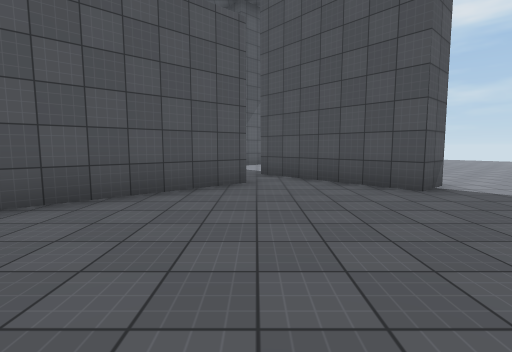
View 1 (above)

17 first-person views from a walk through a Unity game level. The camera is 1.4 m above the floor, tilts 6° down and sees 85° across. The floor is counted in squares, 2 m on a side. Each view is taken from the middle of a square. On the plan, view 1 faces up. The plan holds only what a view shows up to about 9 squares ahead; the rest is blank. The place goes on beyond the plan. Surface patterns are stand-ins for the level's own textures.

View 2
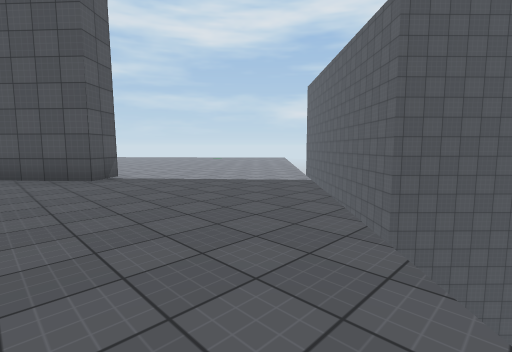

View 3
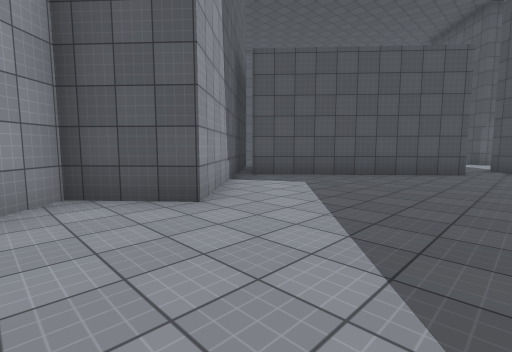

View 4
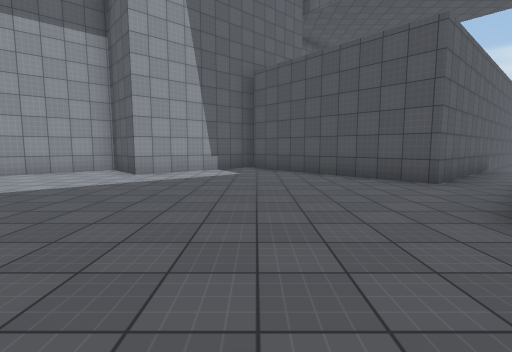

View 5
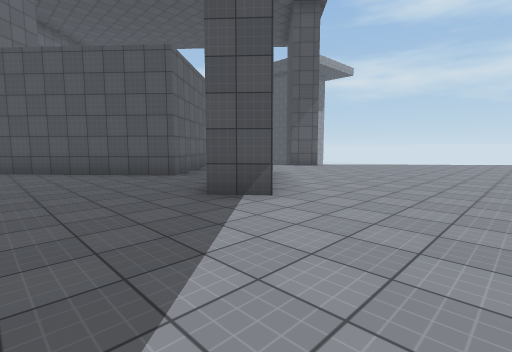

View 6
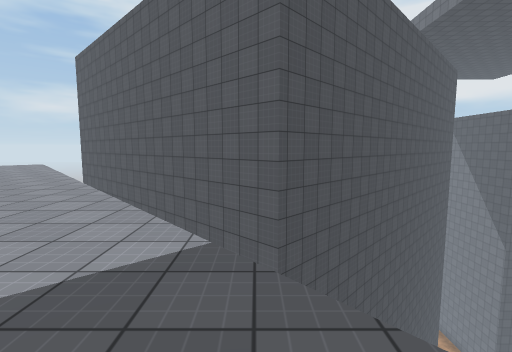

View 7
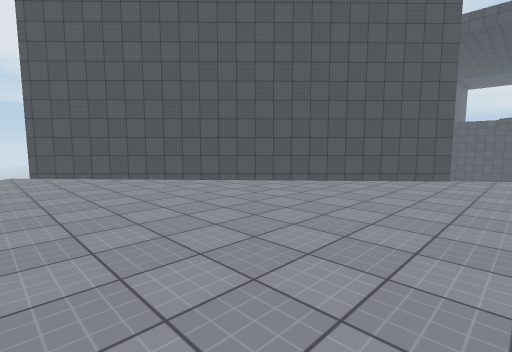

View 8
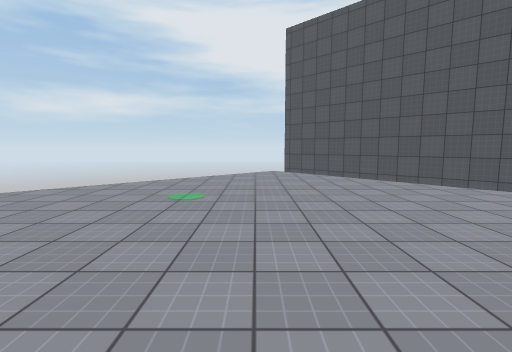

View 9
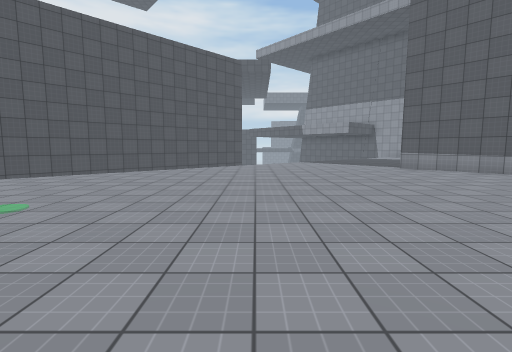

View 10
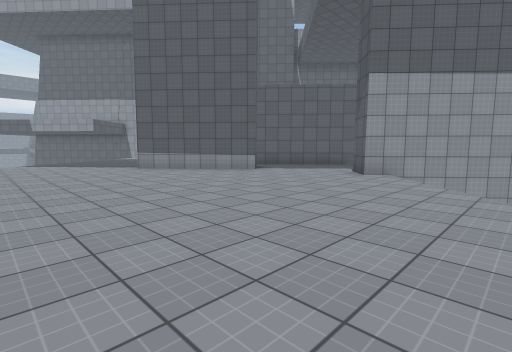

View 11
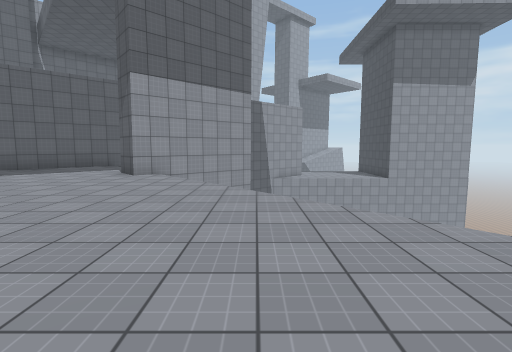

View 12
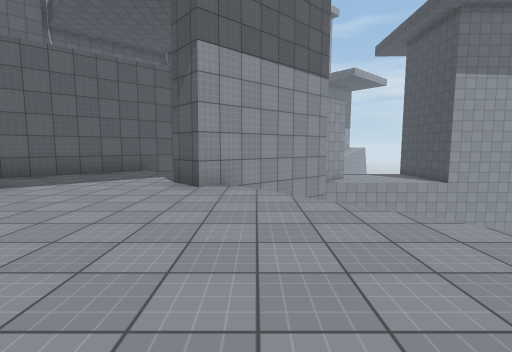

View 13
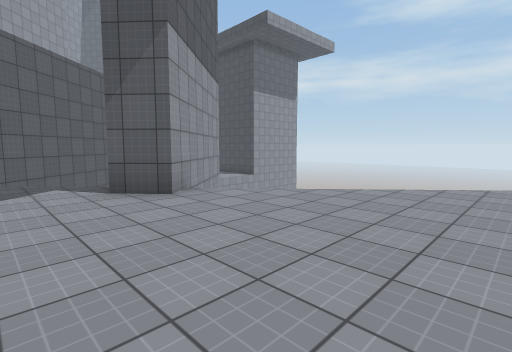

View 14
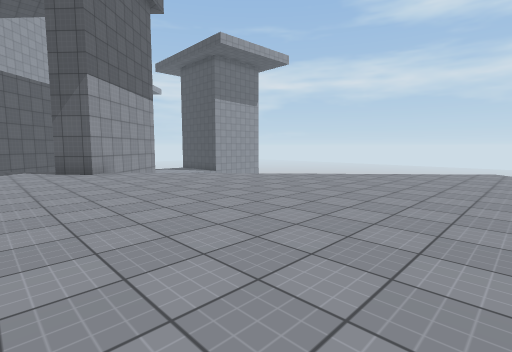

View 15
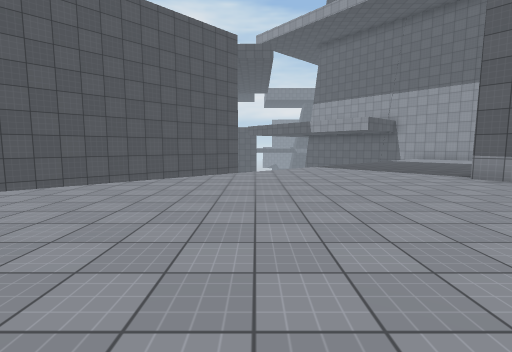

View 16
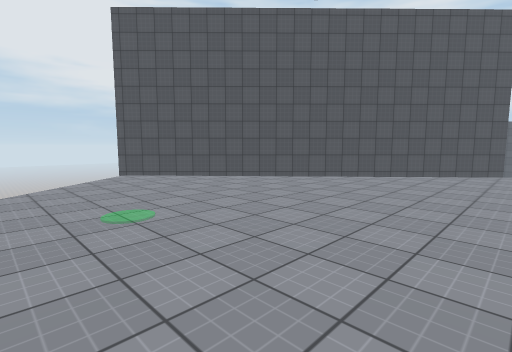

View 17
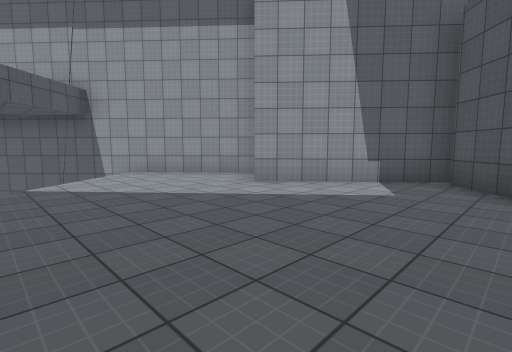

### Floor plan
Key: @ floor where view 1 was taken; # wall or solid block; . floor; v drop or lower ground.
Columns run from 6 left of view 1 to 17 right of it. Each row starts with its distance up from view 1.
 18              vv
 17             v..
 16           v....
 15          v.....
 14     v   v......  v
 13     #v v..........v
 12 #   ##v............v
 11 ##   ##.............v
 10  #v v................v
  9  ###.................vvv
  8    #................vv#
  7    ##..#...........vv##
  6     ##.##.........vv##
  5     ##..##......v v##
  4    ##..........v v##
  3 ####..........v v##
  2  ##..........v  ##
  1   #.........v  ##
  0   ##..@....v   v##
 -1    ##.....v     v##
 -2    #.....v       v##
 -3    #....v         v#
 -4    ##.v            v
 -5     ##v
 -6      ##v
 -7       ##

Positions as (right, up) in squares from view 1, and headings:
1: (0, 0), facing up
2: (1, -2), facing up-right
3: (1, -3), facing up-left
4: (5, 2), facing left
5: (6, 2), facing up-left
6: (4, 1), facing right
7: (7, 10), facing down-right
8: (7, 10), facing right
9: (8, 14), facing down
10: (7, 14), facing down-left
11: (7, 14), facing left
12: (5, 12), facing left
13: (4, 9), facing up-left
14: (8, 9), facing up-left
15: (8, 11), facing down
16: (8, 12), facing down-right
17: (2, 3), facing down-left
